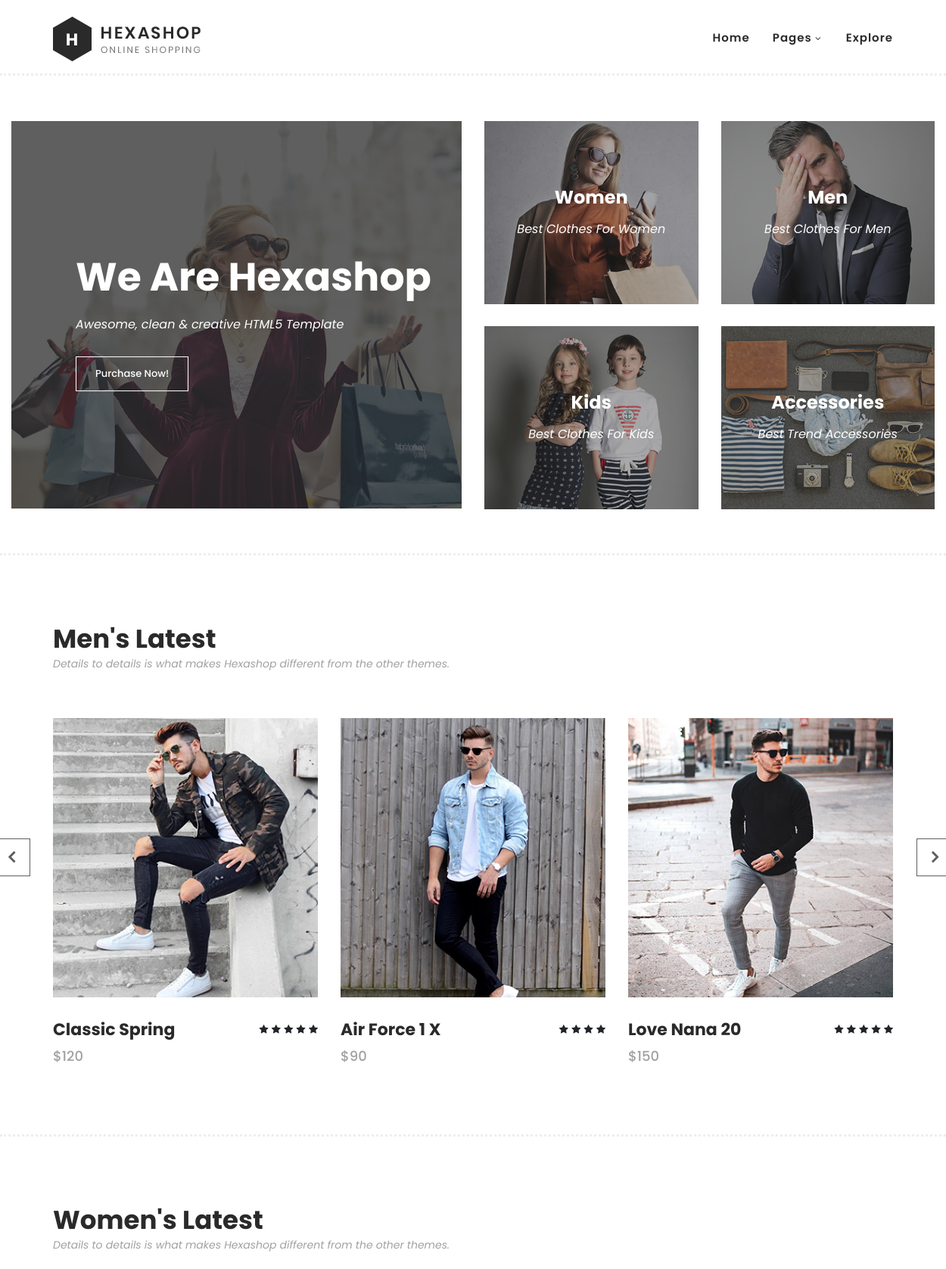
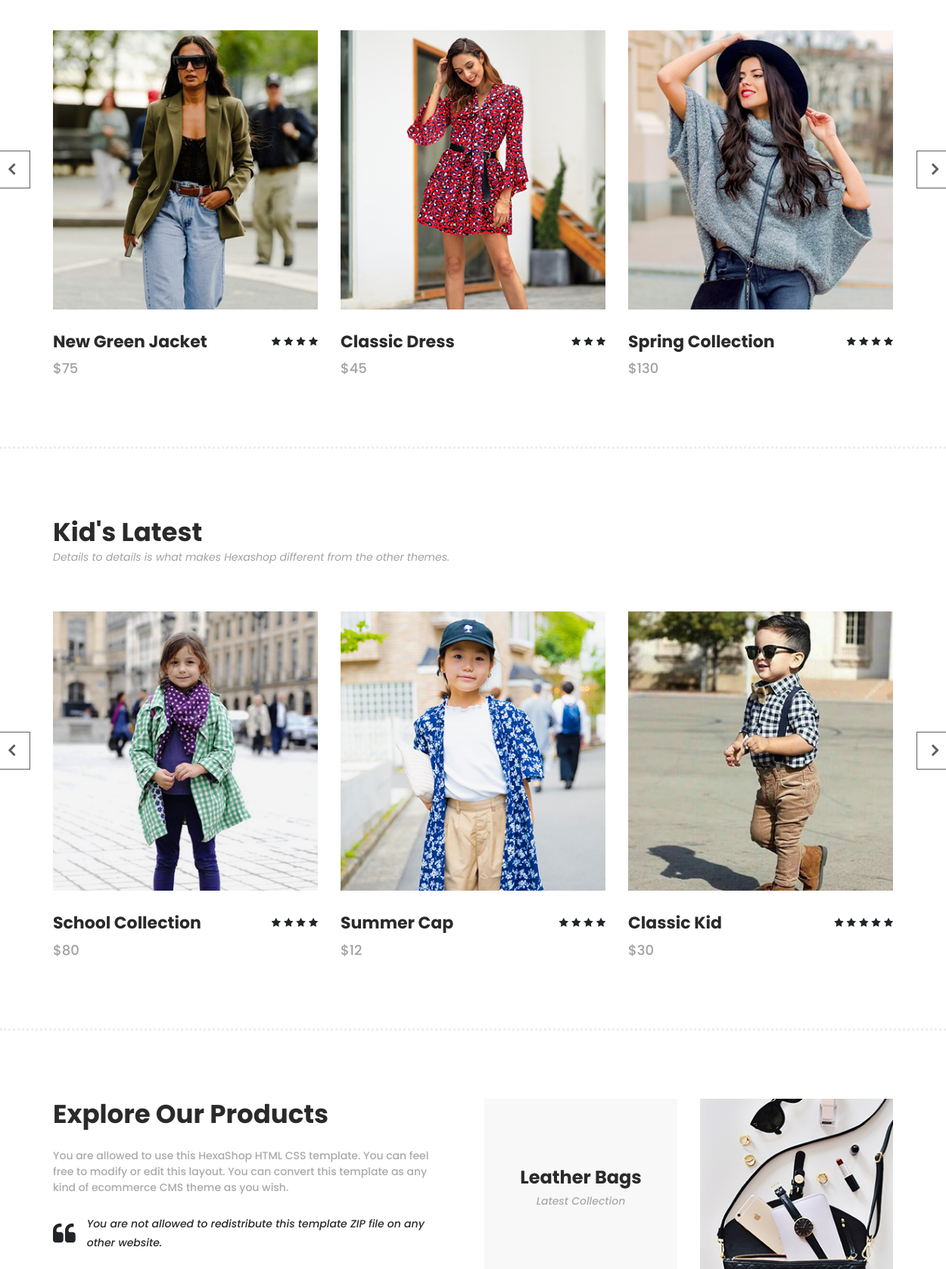
The page / (upper part) on the database its author committed (2 pictures, top to bottom).
### tables this page shows
CREATE TABLE `items` (
  `id` int(11) NOT NULL AUTO_INCREMENT,
  `name` varchar(50) NOT NULL,
  `description` text,
  `img_main` text,
  `img_second` text,
  `rating` int(11) DEFAULT NULL,
  `price` int(11) NOT NULL,
  `sex` int(11) DEFAULT NULL,
  `for_kids` int(11) DEFAULT NULL,
  `item_count` int(11) DEFAULT NULL,
  `item_type` int(11) DEFAULT NULL,
  PRIMARY KEY (`id`),
  KEY `item_type` (`item_type`),
  CONSTRAINT `items_ibfk_1` FOREIGN KEY (`item_type`) REFERENCES `clothes_types` (`id`)
);

### index.php (the view, shortened to what this page needs)
<?php
include 'connect.php';
$men = <<<SQL
SELECT * FROM `items` WHERE `sex` = 0  AND `for_kids` = 0
SQL;
$result_men = mysqli_query($connect, $men);
$women = <<<SQL
SELECT * FROM `items` WHERE `sex` = 1  AND `for_kids` = 0
SQL;
$result_women = mysqli_query($connect, $women);
$kids = <<<SQL
SELECT * FROM `items` WHERE `for_kids` = 1
SQL;
$result_kids = mysqli_query($connect, $kids);
?>
<!DOCTYPE html>
<html lang="en">
  <head>
    <link rel="stylesheet" type="text/css" href="assets/css/bootstrap.min.css">
    <link rel="stylesheet" type="text/css" href="assets/css/font-awesome.css">
    <link rel="stylesheet" href="assets/css/templatemo-hexashop.css">
    <link rel="stylesheet" href="assets/css/owl-carousel.css">
    <link rel="stylesheet" href="assets/css/lightbox.css">
    </head>
    <body>
    <?php include_once 'header.php'; ?>
    <div class="main-banner" id="top">
        <div class="container-fluid">
            <div class="row">
                <div class="col-lg-6">
                    <div class="left-content">
                        <div class="thumb">
                            <div class="inner-content">
                                <h4>We Are Hexashop</h4>
                                <span>Awesome, clean &amp; creative HTML5 Template</span>
                                <div class="main-border-button">
                                    <a href="products.php">Purchase Now!</a>
                                </div>
                            </div>
                            <img src="assets/images/left-banner-image.jpg" alt="">
                        </div>
                    </div>
                </div>
                <div class="col-lg-6">
                    <div class="right-content">
                        <div class="row">
                            <div class="col-lg-6">
                                <div class="right-first-image">
                                    <div class="thumb">
                                        <div class="inner-content">
                                            <h4>Women</h4>
                                            <span>Best Clothes For Women</span>
                                        </div>
                                        <img src="assets/images/baner-right-image-01.jpg">
                                    </div>
                                </div>
                            </div>
                            <div class="col-lg-6">
                                <div class="right-first-image">
                                    <div class="thumb">
                                        <div class="inner-content">
                                            <h4>Men</h4>
                                            <span>Best Clothes For Men</span>
                                        </div>
                                        <img src="assets/images/baner-right-image-02.jpg">
                                    </div>
                                </div>
                            </div>
                            <div class="col-lg-6">
                                <div class="right-first-image">
                                    <div class="thumb">
                                        <div class="inner-content">
                                            <h4>Kids</h4>
                                            <span>Best Clothes For Kids</span>
                                        </div>
                                        <img src="assets/images/baner-right-image-03.jpg">
                                    </div>
                                </div>
                            </div>
                            <div class="col-lg-6">
                                <div class="right-first-image">
                                    <div class="thumb">
                                        <div class="inner-content">
                                            <h4>Accessories</h4>
                                            <span>Best Trend Accessories</span>
                                        </div>
                                        <img src="assets/images/baner-right-image-04.jpg">
                                    </div>
                                </div>
                            </div>
                        </div>
                    </div>
                </div>
            </div>
        </div>
    </div>
    <section class="section" id="men">
        <div class="container">
            <div class="row">
                <div class="col-lg-6">
                    <div class="section-heading">
                        <h2>Men's Latest</h2>
                        <span>Details to details is what makes Hexashop different from the other themes.</span>
                    </div>
                </div>
            </div>
        </div>
        <div class="container">
            <div class="row">
                <div class="col-lg-12">
                    <div class="men-item-carousel">
                        <div class="owl-men-item owl-carousel">
                            <?php while($r = mysqli_fetch_assoc($result_men)){ ?>
                                <div class="item">
                                    <div class="thumb">
                                        <img src="<?php echo $r['img_main']; ?>" alt="">
                                    </div>
                                    <div class="down-content">
                                        <h4><?php echo $r['name'] ?></h4>
                                        <span>$<?php echo $r['price'] ?></span>
                                        <ul class="stars">
                                            <?php for($i=0; $i<$r['rating']; $i++):?>
                                            <li><i class="fa fa-star"></i></li>
                                            <?php endfor;?>
                                        </ul>
                                    </div>
                                </div>
                            <?php }?>
                        </div>
                    </div>
                </div>
            </div>
        </div>
    </section>
    <section class="section" id="women">
        <div class="container">
            <div class="row">
                <div class="col-lg-6">
                    <div class="section-heading">
                        <h2>Women's Latest</h2>
                        <span>Details to details is what makes Hexashop different from the other themes.</span>
                    </div>
                </div>
            </div>
        </div>
        <div class="container">
            <div class="row">
                <div class="col-lg-12">
                    <div class="women-item-carousel">
                        <div class="owl-women-item owl-carousel">
                            <?php while($r = mysqli_fetch_assoc($result_women)){ ?>
                                <div class="item">
                                    <div class="thumb">
                                        <img src="<?php echo $r['img_main']; ?>" alt="">
                                    </div>
                                    <div class="down-content">
                                        <h4><?php echo $r['name']; ?></h4>
                                        <span>$<?php echo $r['price']; ?></span>
                                        <ul class="stars">
                                            <?php for($i = 0; $i < $r['rating']; $i++): ?>
                                                <li><i class="fa fa-star"></i></li>
                                            <?php endfor; ?>
                                        </ul>
                                    </div>
                                </div>
                            <?php } ?>
                        </div>
                    </div>
                </div>
            </div>
        </div>
    </section>
    <section class="section" id="kids">
        <div class="container">
            <div class="row">
                <div class="col-lg-6">
                    <div class="section-heading">
                        <h2>Kid's Latest</h2>
                        <span>Details to details is what makes Hexashop different from the other themes.</span>
                    </div>
                </div>
            </div>
        </div>
        <div class="container">
            <div class="row">
                <div class="col-lg-12">
                    <div class="kid-item-carousel">
                        <div class="owl-kid-item owl-carousel">
                            <?php while($r = mysqli_fetch_assoc($result_kids)){?>
                                <div class="item">
                                    <div class="thumb">
                                        <img src="<?php echo $r['img_main']; ?>" alt="">
                                    </div>
                                    <div class="down-content">
                                        <h4><?php echo $r['name'] ?></h4>
                                        <span>$<?php echo $r['price'] ?></span>
                                        <ul class="stars">
                                            <?php for($i = 0; $i < $r['rating']; $i++): ?>
                                                <li><i class="fa fa-star"></i></li>
                                            <?php endfor; ?>
                                        </ul>
                                    </div>
                                </div>
                            <?php }?>
                        </div>
                    </div>
                </div>
            </div>
        </div>
    </section>
    <section class="section" id="explore">
        <div class="container">
            <div class="row">
                <div class="col-lg-6">
                    <div class="left-content">
                        <h2>Explore Our Products</h2>
                        <span>You are allowed to use this HexaShop HTML CSS template. You can feel free to modify or edit this layout. You can convert this template as any kind of ecommerce CMS theme as you wish.</span>
                        <div class="quote">
                            <i class="fa fa-quote-left"></i><p>You are not allowed to redistribute this template ZIP file on any other website.</p>
                        </div>
                    </div>
                </div>
                <div class="col-lg-6">
                    <div class="right-content">
                        <div class="row">
                            <div class="col-lg-6">
                                <div class="leather">
                                    <h4>Leather Bags</h4>
                                    <span>Latest Collection</span>
                                </div>
                            </div>
                            <div class="col-lg-6">
                                <div class="first-image">
                                    <img src="assets/images/explore-image-01.jpg" alt="">
                                </div>
                            </div>
                        </div>
                    </div>
                </div>
            </div>
        </div>
    </section>
    <?php include_once 'footer.php'; ?>

### rows shown on the page
items: img_main (picture), name "Classic Spring", price "120", rating 5 (drawn)
items: img_main (picture), name "Air Force 1 X", price "90", rating 4 (drawn)
items: img_main (picture), name "Love Nana 20", price "150", rating 5 (drawn)
items: img_main (picture), name "New Green Jacket", price "75", rating 4 (drawn)
items: img_main (picture), name "Classic Dress", price "45", rating 3 (drawn)
items: img_main (picture), name "Spring Collection", price "130", rating 4 (drawn)
items: img_main (picture), name "School Collection", price "80", rating 4 (drawn)
items: img_main (picture), name "Summer Cap", price "12", rating 4 (drawn)
items: img_main (picture), name "Classic Kid", price "30", rating 5 (drawn)
